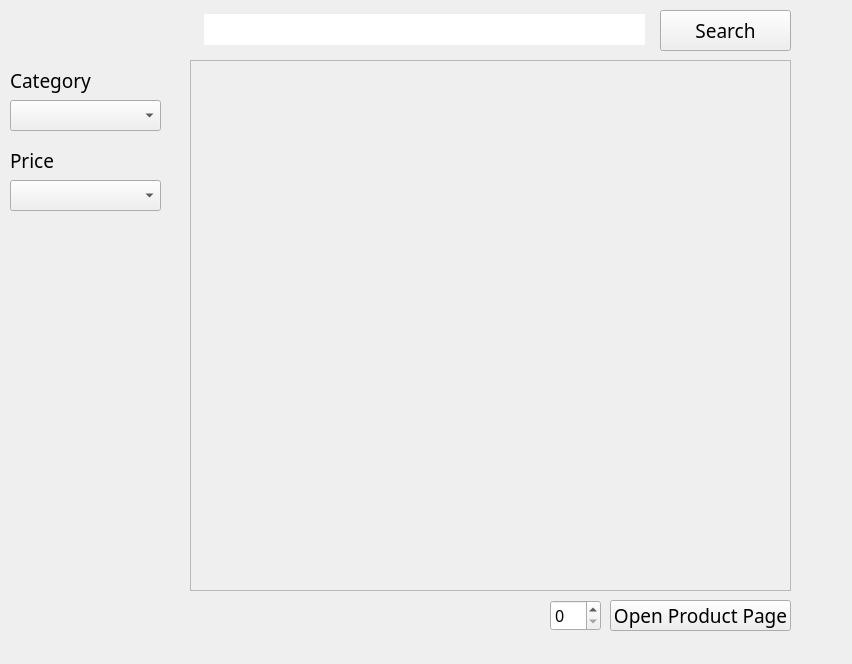
   <widget class="QWidget" name="SearchPage">
    <widget class="QLabel" name="Search_CategoryLabel">
     <property name="geometry">
      <rect>
       <x>10</x>
       <y>60</y>
       <width>141</width>
       <height>41</height>
      </rect>
     </property>
     <property name="font">
      <font>
       <family>Source Sans Pro</family>
       <pointsize>14</pointsize>
       <weight>50</weight>
       <bold>false</bold>
      </font>
     </property>
     <property name="text">
      <string>Category</string>
     </property>
    </widget>
    <widget class="QComboBox" name="Search_CategoryInput">
     <property name="geometry">
      <rect>
       <x>10</x>
       <y>100</y>
       <width>151</width>
       <height>31</height>
      </rect>
     </property>
     <property name="font">
      <font>
       <family>Source Sans Pro</family>
       <pointsize>12</pointsize>
      </font>
     </property>
    </widget>
    <widget class="QComboBox" name="Search_PriceInput">
     <property name="geometry">
      <rect>
       <x>10</x>
       <y>180</y>
       <width>151</width>
       <height>31</height>
      </rect>
     </property>
     <property name="font">
      <font>
       <family>Source Sans Pro</family>
       <pointsize>12</pointsize>
      </font>
     </property>
    </widget>
    <widget class="QLabel" name="Search_SearchResult">
     <property name="geometry">
      <rect>
       <x>190</x>
       <y>60</y>
       <width>601</width>
       <height>531</height>
      </rect>
     </property>
     <property name="frameShape">
      <enum>QFrame::StyledPanel</enum>
     </property>
     <property name="text">
      <string/>
     </property>
     <property name="alignment">
      <set>Qt::AlignLeading|Qt::AlignLeft|Qt::AlignTop</set>
     </property>
    </widget>
    <widget class="QSpinBox" name="Search_ProductIDInput">
     <property name="geometry">
      <rect>
       <x>550</x>
       <y>600</y>
       <width>51</width>
       <height>31</height>
      </rect>
     </property>
     <property name="font">
      <font>
       <family>Source Sans Pro</family>
       <pointsize>12</pointsize>
      </font>
     </property>
     <property name="maximum">
      <number>999</number>
     </property>
    </widget>
    <widget class="QLabel" name="Search_PriceLabel">
     <property name="geometry">
      <rect>
       <x>10</x>
       <y>140</y>
       <width>141</width>
       <height>41</height>
      </rect>
     </property>
     <property name="font">
      <font>
       <family>Source Sans Pro</family>
       <pointsize>14</pointsize>
       <weight>50</weight>
       <bold>false</bold>
      </font>
     </property>
     <property name="text">
      <string>Price</string>
     </property>
    </widget>
    <widget class="QLabel" name="Search_Background">
     <property name="geometry">
      <rect>
       <x>0</x>
       <y>0</y>
       <width>843</width>
       <height>655</height>
      </rect>
     </property>
     <property name="text">
      <string/>
     </property>
    </widget>
    <widget class="QLineEdit" name="Search_ProductInput">
     <property name="geometry">
      <rect>
       <x>204</x>
       <y>14</y>
       <width>441</width>
       <height>31</height>
      </rect>
     </property>
     <property name="font">
      <font>
       <family>Source Sans Pro</family>
       <pointsize>14</pointsize>
      </font>
     </property>
     <property name="frame">
      <bool>false</bool>
     </property>
    </widget>
    <widget class="QPushButton" name="Search_OpenProductPageButton">
     <property name="geometry">
      <rect>
       <x>610</x>
       <y>600</y>
       <width>181</width>
       <height>31</height>
      </rect>
     </property>
     <property name="font">
      <font>
       <family>Coolvetica Rg</family>
       <pointsize>14</pointsize>
      </font>
     </property>
     <property name="text">
      <string>Open Product Page</string>
     </property>
     <property name="flat">
      <bool>false</bool>
     </property>
    </widget>
    <widget class="QPushButton" name="Search_SearchButton">
     <property name="geometry">
      <rect>
       <x>660</x>
       <y>10</y>
       <width>131</width>
       <height>41</height>
      </rect>
     </property>
     <property name="font">
      <font>
       <family>Coolvetica Rg</family>
       <pointsize>14</pointsize>
      </font>
     </property>
     <property name="text">
      <string>Search</string>
     </property>
     <property name="flat">
      <bool>false</bool>
     </property>
    </widget>
    <zorder>Search_Background</zorder>
    <zorder>Search_CategoryLabel</zorder>
    <zorder>Search_CategoryInput</zorder>
    <zorder>Search_PriceInput</zorder>
    <zorder>Search_SearchResult</zorder>
    <zorder>Search_ProductIDInput</zorder>
    <zorder>Search_PriceLabel</zorder>
    <zorder>Search_ProductInput</zorder>
    <zorder>Search_OpenProductPageButton</zorder>
    <zorder>Search_SearchButton</zorder>
   </widget>
